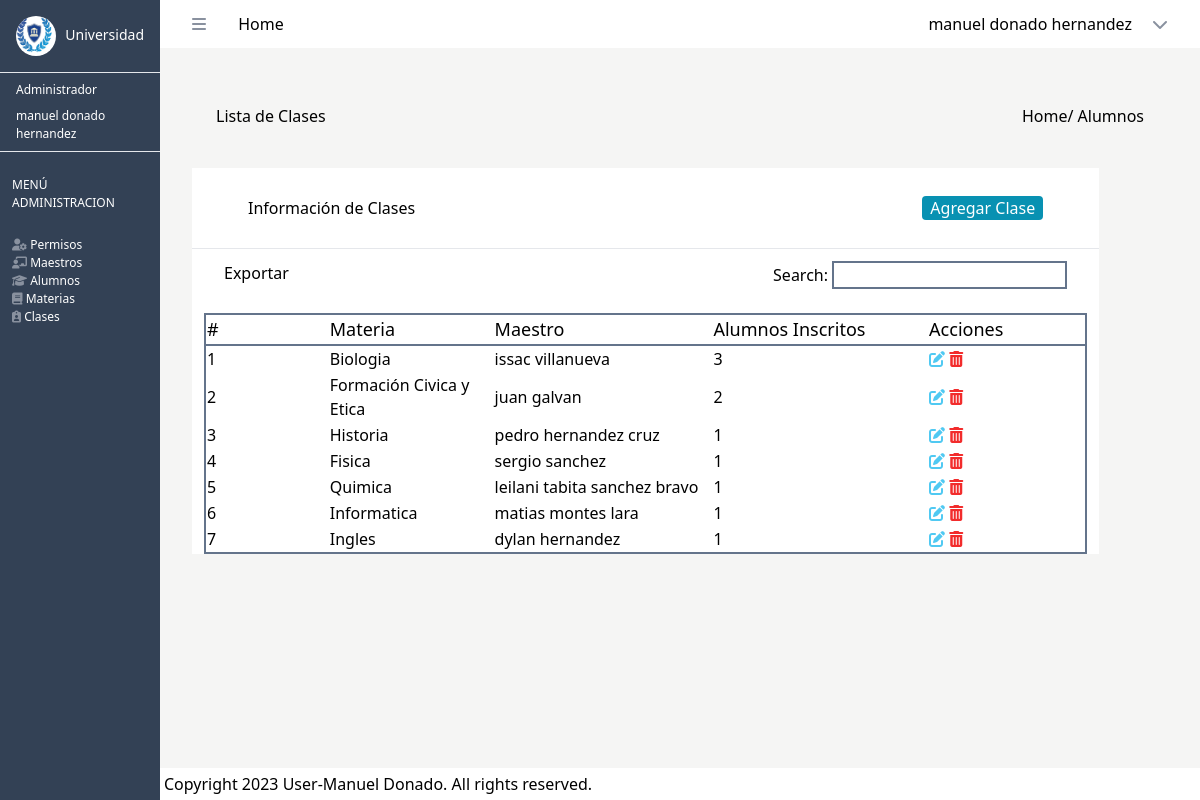
/view_clases (signed in), run on the app's committed database.
### tables this page shows
CREATE TABLE `clases` (
  `id_clase` int(10) NOT NULL,
  `id_materia` int(10) DEFAULT NULL,
  `id_maestro` int(10) DEFAULT NULL,
  `alumnos_inscritos` int(10) DEFAULT NULL
);

CREATE TABLE `materias` (
  `id_materia` int(11) NOT NULL,
  `nombre_materia` varchar(255) NOT NULL
);

### src/Controllers/ClaseController.php (called while the page is built, shortened)
<?php
require_once($_SERVER["DOCUMENT_ROOT"] . "/src/Models/Clases.php");
class ClaseController
{
    public function mostrarClases()
    {
        $clase = new Clase();
        $data = $clase->allClases();
        $maestros = $clase->allMaestrosDisponibles();
        include $_SERVER["DOCUMENT_ROOT"] . "/src/views/admin/view_clases.php";
    }
}
?>

### src/Models/Clases.php (called while the page is built, shortened)
<?php
class Clase {
    public function allClases(){
        $db = new Database();
        $connection = $db->connect();
        $res = $connection->query("SELECT cl.*, ma.nombre_materia, CONCAT ( us.nombre,' ', us.apellido) as maestro FROM clases as cl
                                   INNER JOIN materias as ma ON cl.id_materia = ma.id_materia
                                   INNER JOIN usuarios as us ON cl.id_maestro = us.id_usuario");
        $data = $res->fetchAll(PDO::FETCH_ASSOC);
        return $data;
    }
    public function allMaestrosDisponibles(){
        $db = new Database();
        $connection = $db->connect();
        $res = $connection->query("SELECT us.id_usuario, CONCAT ( us.nombre,' ', us.apellido) as maestro FROM usuarios as us
                                    WHERE id_rol = 2 AND us.id_usuario NOT IN (SELECT id_maestro FROM clases) ");
        $data = $res->fetchAll(PDO::FETCH_ASSOC);
        return $data;
    }
}
?>

### src/views/admin/view_clases.php (the view, shortened to what this page needs)
<?php
$user = $_SESSION["user"];
?>
<!DOCTYPE html>
<html lang="en">
<head>
    <link href="/dist/output.css" rel="stylesheet">
</head>
<body>
    <div class="bg-slate-700 h-screen w-20 lg:w-40 fixed" >
        <div class="flex justify-between border-b-white" >
            <div>
              <img class="bg-white rounded-full h-10 w-10 m-4 " src="/src/images/inicio.png" alt="">
            </div>
            <div>
                <h3 class="text-white text-[14px] m-4 my-6" >Universidad </h3>
            </div>
        </div>
        <hr>
        <div>
            <h2 class="text-white mx-4 text-[12px] m-2" > <?php echo $user['nombre_rol'];  ?> </h2>
            <h3 class="text-white mx-4 text-[12px] m-2" > <?php echo $user['nombre'] . " " . $user['apellido'];  ?>  </h3>
        </div>
        <hr>
    <?php
    if ( $user['id_rol'] === 1 ) { ?>
        <div>
            <div class=" flex justify-center text-[12px] text-white  m-3 my-6" >
                MENÚ ADMINISTRACION
            </div>
            <div class="flex flex-col m-3 text-[12px] text-white " >
            <a href="/view_permisos"> <i class="fa-solid fa-user-gear" style="color: #89919f;"></i>   Permisos </a>
               <a href="/view_maestros"> <i class="fa-solid fa-chalkboard-user" style="color: #89919f;"></i>   Maestros</a>
               <a href="/view_alumnos">  <i class="fa-solid fa-graduation-cap" style="color: #89919f;"></i>   Alumnos </a>
                <a href="/view_materias"> <i class="fa-solid fa-book" style="color: #89919f;"></i>   Materias</a>
                <a href="/view_clases"> <i class="fa-solid fa-clipboard-user" style="color: #89919f;"></i>   Clases </a>
            </div>
        </div>
    <?php }  ?>
    </div>
    <div class="flex flex-col h-screen w-full pl-20 lg:pl-40" >
    <header class="bg-white p-3">
        <div class="flex justify-between mx-5">
            <div>
                <i class="fa-solid fa-bars mr-7" style="color: #89919f;"></i> Home
            </div>
            <div class="relative inline-block text-left " id="userDropdown">
                <div onclick="toggleDropdown()" class="cursor-pointer flex items-center">
                    <p class="mx-5 text-[16px]" >   <?php echo $user['nombre'] . " " . $user['apellido'];  ?> </p>
                    <i class="fa-solid fa-chevron-down" style="color: #89919f;"></i>
                </div>
            </div>
        </div>
    </header>
    <div class="bg-stone-100 flex-grow p-4" >
                <div class="flex flex-row justify-between m-10" >
                    <div>
                    <p>Lista de Clases </p>
                    </div>
                    <div class="flex flex-row" >
                    <a href="/src/views/dashboard.php">Home</a> <p>/ Alumnos</p>
                    </div>
                </div>
        <div  class="w-[90%] bg-white m-4 " >
            <div>
                <div class="flex flex-row justify-between mx-5 p-3">
                    <div class="mx-6 my-4" >
                         <p>Información de Clases</p>
                    </div>
                    <div class="mx-6 my-4">
                    <button type="button"  id="openModal" class="bg-cyan-600  text-white px-2 rounded " >  Agregar Clase</button>
                    </div>
                </div>
                <hr>
                <div class="flex flex-row justify-between mx-5 p-3">
                    <div>
                        <p>Exportar</p>
                    </div>
                    <div>
                        <label for="">Search:</label>
                        <input type="text" class="border-2 border-slate-500
                        "> </input>
                    </div>
                </div>
                <div class="w-[97%] h-[50%] m-3" >
                    <table class="  border-solid border-2 border-slate-500  ">
                    <thead>
                        <tr class="table-auto border-2 border-slate-500 items-center text-[18px]" >
                            <td class="w-64"> # </td>
                            <td class="w-64">Materia</td>
                            <td class="w-96"> Maestro </td>
                            <td class="w-96"> Alumnos Inscritos </td>
                            <td class="w-64"> Acciones </td>
                        </tr>
                    </thead>
                    <?php
                         $contador = 1;
                        foreach ($data as $clase) { ?>
                        <tr>
                            <td><?php echo $contador; ?></td>
                            <td><?php echo $clase['nombre_materia']; ?></td>
                            <td><?php echo $clase['maestro']; ?></td>
                            <td><?php echo $clase['alumnos_inscritos']; ?></td>
                            <td>  <a href="/edit_clase?id_clase=<?= $clase["id_clase"] ?>"> <i class="fa-solid fa-pen-to-square" style="color: #50c9f2;"></i> </a>
                            <a href="/borrar_clase?id_clase=<?= $clase["id_clase"] ?>"><i class="fa-solid fa-trash-can" style="color: #f22c2c;"></i></a>
                            </td>
                        </tr>
                        <?php  $contador++;
                        } ?>
                    </table>
                </div>
            </div>
        </div>
        </div>
        <footer class="bg-white p-1 w-full" >
            <p> Copyright 2023 User-Manuel Donado. All rights reserved. </p>
        </footer>
    </div  >
</body>
</html>

### data on the page
clases: id_materia.nombre_materia "Biologia", maestro "issac villanueva", alumnos_inscritos "3"
clases: id_materia.nombre_materia "Formación Civica y Etica", maestro "juan galvan", alumnos_inscritos "2"
clases: id_materia.nombre_materia "Historia", maestro "pedro hernandez cruz", alumnos_inscritos "1"
clases: id_materia.nombre_materia "Fisica", maestro "sergio sanchez", alumnos_inscritos "1"
clases: id_materia.nombre_materia "Quimica", maestro "leilani tabita sanchez bravo", alumnos_inscritos "1"
clases: id_materia.nombre_materia "Informatica", maestro "matias montes lara", alumnos_inscritos "1"
clases: id_materia.nombre_materia "Ingles", maestro "dylan hernandez", alumnos_inscritos "1"

### other printed values
$user['nombre_rol'] "Administrador"
$user['nombre'] "manuel"
$user['apellido'] "donado hernandez"
